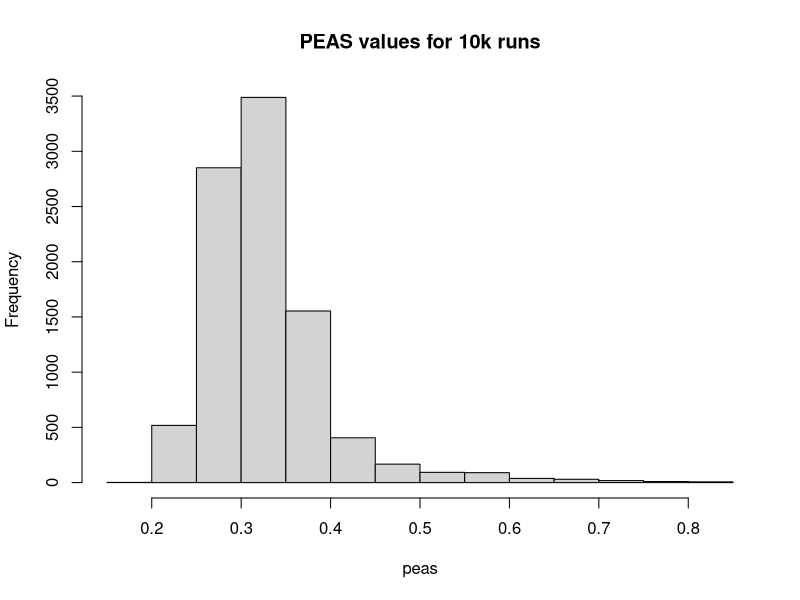
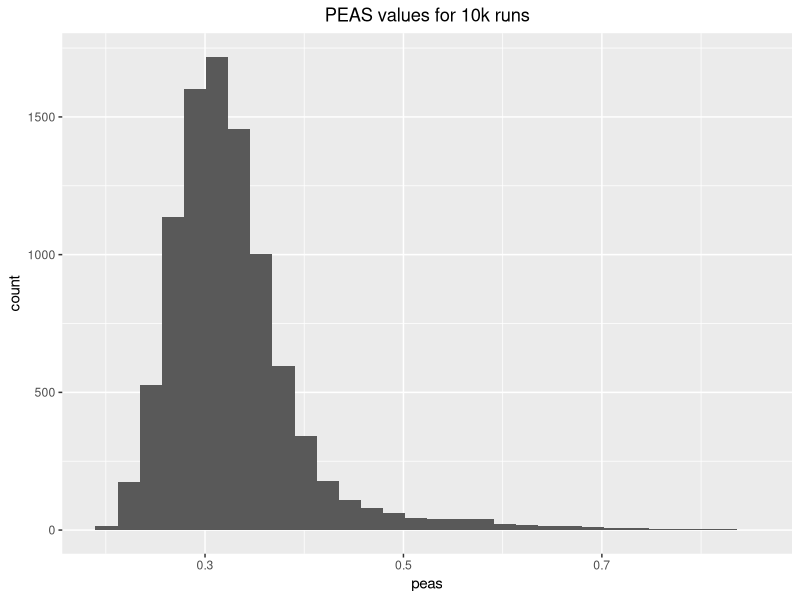

Generate these figures, in order, with R:
## ---- chunk 1
if (!require(truncnorm)) { install.packages("truncnorm") ; library(truncnorm) }
## ---- chunk 2
# function for surviving and moving onto next stage
gblaster<-function(p,d){
  (p^d*(1-p))/(1-p^d)
}
# function for surviving and remaining in same stage
pblaster<-function(p,d){
  ((1-p^(d-1))/(1-p^d))*p
}

set.seed(12910)
## ---- chunk 3
# Parameters to (potentially) save at the end
slope<-NA
hatch.surv<-NA
juv.surv<-NA
sex.ratio<-NA
hatch.prop<-NULL
young.juv.prop<-NULL
old.juv.prop<-NULL
adult.prop<-NULL
n.hatch<-NULL
n.young.juv<-NULL
n.old.juv<-NULL
yrly.n.adult.f<-NULL
n.adult.f<-NULL
n.adult<-NULL
lambda<-NULL
pop.adjusted<-NULL
peas<-NULL
errorcount=0
## ---- chunk 4
for(m in 1:10000){
  remigr<-rtruncnorm(n = 1, a = 2, b = 4, mean = 2.8, sd = 0.3) #truncated normal distribution with limits at 2 and 4
  ddep.min<-75*remigr-1 #lower for the number of adult females
  ddep.max<-75*remigr+1 #upper for the number of adult females
  min=0.001 #lower for slope
  max=0.08 #upper for slope
  flag=0 
  counter=1
  ###create starting values
  abund_array<-c(1000,500,120,21)  #try some starting values
  abund_mat<-matrix(abund_array, nrow = 4,ncol=1)
  base_abund=abund_mat
  ##projection matrix
  g1<-runif(1,0.2,0.6) #an init for hatch survival, this is unnecessary b/c it will vary
  p2<-pblaster(0.75, 2)
  g2<-gblaster(0.75, 2)
  p3.raw<-rbeta(n = 1, shape1 = 70, shape2 = 30)
  p3<-pblaster(p3.raw, 12)
  g3<-gblaster(p3.raw, 12)
  f.raw<-runif(1, 0.73,max = 0.95)
  f<-750*f.raw/remigr
  tortrates<-c(0,g1,0,0,0,p2,g2,0,0,0,p3,g3,f,0,0,0.93)
  tortmat<-matrix(tortrates, nrow=4, ncol=4)
  base_mat<-tortmat
  
  guess<-0.02  #initial value for slope
  while(flag==0){
    if (counter==30){
      errorcount=errorcount+1
      break
    }
    yrly.n.adult.f<-NULL
    abund_mat=base_abund #reset abundance
    y=50   #number of years to run population model for
    for(i in 1:y){  #loop over any number of years
      tortmat=base_mat
      M<-(-log(tortmat[2,1]))                 #convert survivorship to instantaneous mortality (M)
      d<-guess*abund_mat[4,1]                 #mortality due to density-dependence
      z<-M+d                                  #total mort=natural mort + density-derived mort
      tortmat[2,1]<-exp(-z)                   #convert back to survivorship and places value back in matrix
      abund_mat<-tortmat%*%abund_mat          #project population to next year
      N<-sum(abund_mat)                       #save total population abundance in year i
      yrly.n.adult.f[i]<-abund_mat[4,1]       #save number of adults females at end of 50th year
    } #end loop
    if(yrly.n.adult.f[y]<ddep.min){           
      max<-guess
      guess<-(min+max)/2
      counter<-counter+1
    } else if(yrly.n.adult.f[y]>ddep.max){
      min<-guess
      guess<-(min+max)/2
      counter<-counter+1
    } else{
      hatch.surv[m]<-tortmat[2,1]
      juv.surv[m]<-p3.raw
      slope[m]<-guess
      sex.ratio[m]<-f.raw
      hatch.prop[m]<-abund_mat[1,1]/N
      young.juv.prop[m]<-abund_mat[2,1]/N
      old.juv.prop[m]<-abund_mat[3,1]/N
      adult.prop[m]<-abund_mat[4,1]/N
      n.hatch[m]<-abund_mat[1,1] 
      n.young.juv[m]<-abund_mat[2,1] 
      n.old.juv[m]<-abund_mat[3,1] 
      n.adult.f[m]<-abund_mat[4,1]
      n.adult[m]<-abund_mat[4,1]/f.raw
      pop.adjusted[m]<-N/f.raw
      peas[m]<-tortmat[2,1]*0.5625*p3.raw^12*1000
      flag=1
      slope[m]<-guess
    }
  }
}
## ---- chunk 5
errorcount
## ---- chunk 6
summary(peas)
## ---- chunk 7
#plot of probability of survival from egg-to-adult
hist(peas, main="PEAS values for 10k runs")
## ---- chunk 8
if (!require(ggplot2)) { install.packages("ggplot2") ; library(ggplot2) }
a<-data.frame(peas)
ggplot(a, aes(x=peas))+geom_histogram()+ggtitle("PEAS values for 10k runs")+theme(plot.title = element_text(hjust = 0.5))
## ---- chunk 9
sessionInfo()
